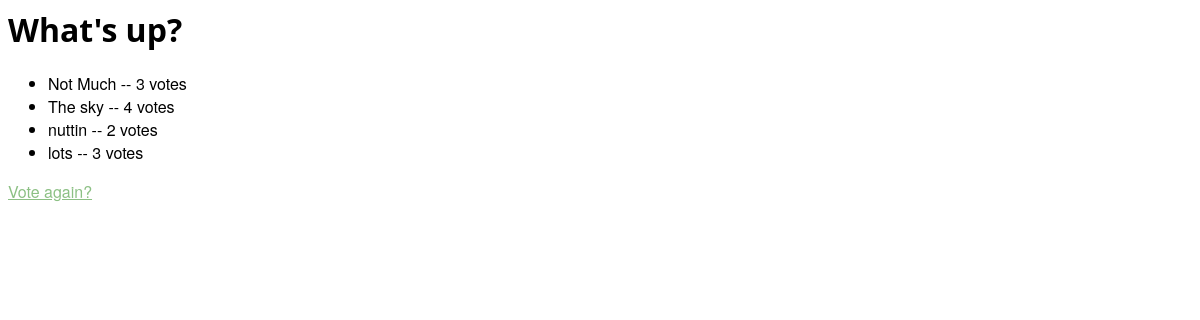
/polls/1/results/, run on an earlier commit of the app's database.
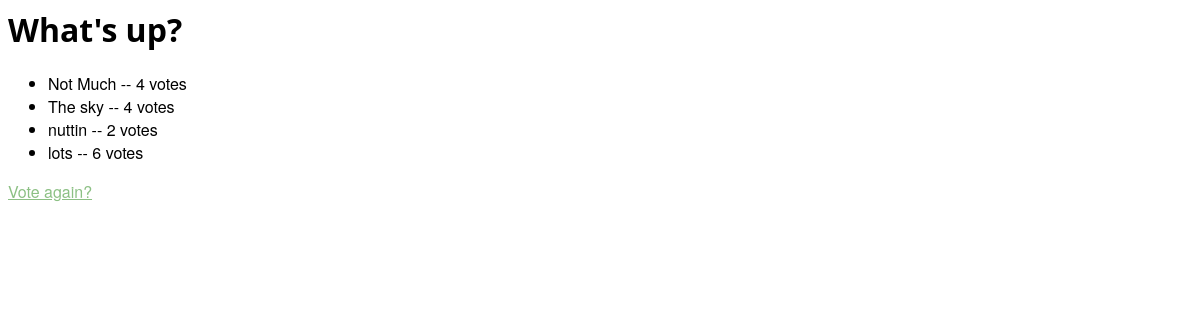
And on a later commit of the database.
### polls/models.py (models this page shows, shortened)
class Choice(models.Model):
    question = models.ForeignKey(Question, on_delete=models.CASCADE)
    choice_text = models.CharField(max_length=200)
    votes = models.IntegerField(default=0)

### polls/views.py (the view)
# urls.py: path('<int:pk>/results/', views.ResultsView.as_view(), name='results'),
class ResultsView(generic.DetailView):
	model = Question
	template_name = 'polls/results.html'

### polls/templates/polls/results.html
{% load static %}
<link rel="stylesheet" type="text/css" href="{% static 'polls/bootstrap/css/creative.css' %}" />
<h1>{{ question.question_text }}</h1>
<ul>
	{% for choice in question.choice_set.all %}
		<li>{{ choice.choice_text }} -- {{ choice.votes }} vote{{ choice.votes|pluralize }}</li>
	{% endfor %}
</ul>
<a href="{% url 'polls:detail' pk=question.id %}">Vote again?</a>

What changed in the data, as far as the page shows it:
changed Choice "Not Much": votes "3" → "4"
changed Choice "lots": votes "3" → "6"
